Frame 1 (no input): blank canvas, image omitted
Frame 60 (the mouse pressed at the canvas centre just before this capture): blank canvas, image omitted
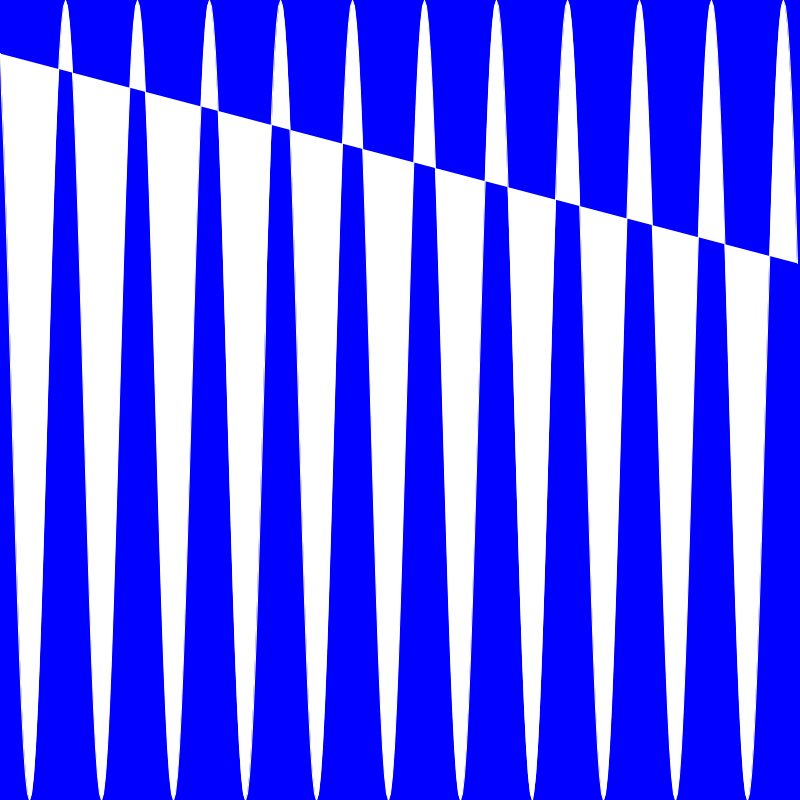
Frame 120 (the mouse held since frame 60 and released just before this capture)

The Processing sketch whose frames 1 and 60 were blank and that drew this single picture after the mouse press (run headless with seeded random() and noise(); from frame 60 on, the mouse is pressed at the canvas centre):

// Processing sketch: P05T_01_TrigonometricFunctions_03
// ── P05T_01_TrigonometricFunctions_03.pde

void setup() {
  size(800, 800);
  background(0, 0, 255);
  smooth();
}


void draw() {

  float lim = mouseX+1;
  background(0, 0, 255);
  stroke(255);

  beginShape();
  for (int i=0; i<(lim); i++) {
    float sinF = sin(radians((i*10)+frameCount));

    float plotX = map(i, 0, lim, 0, width-1);
    float plotY = map(sinF, -1, 1, height, 0);

    vertex(plotX, plotY);
  }
  endShape();
}
